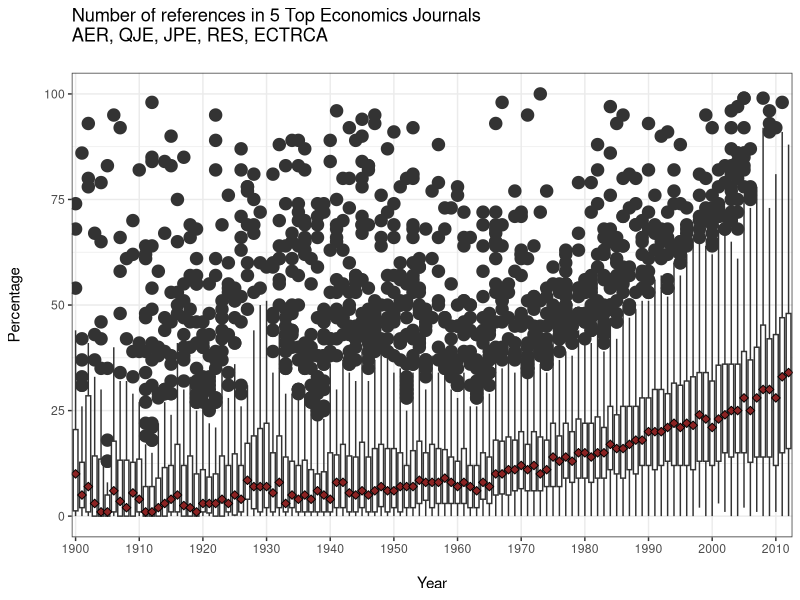
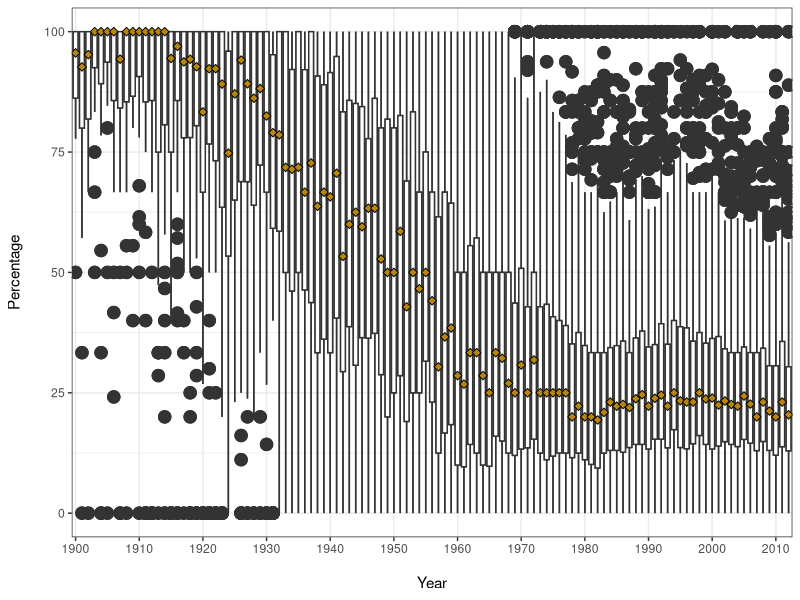

The R script that drew these images, in order:
library(ggplot2)
library(tidyverse)

####Figure 3
##who do economists cite?

disjunct<-read.csv("Base5j_Disj_Redux.csv")

##dimensions of the data set:
dim(disjunct) 
table(disjunct$JOURNAL, disjunct$YEAR)

##plotting the year and the number of references in percentage:
p <- ggplot(disjunct, aes(factor(YEAR), NUMB_REF))
p + geom_boxplot(outlier.size = NA) + #aren't the outliers still present in the plot??
  ggtitle("Number of references in 5 Top Economics Journals\nAER, QJE, JPE, RES, ECTRCA\n") + 
  theme(plot.title=element_text(face="bold", size=14))+ 
  labs(x = "\nYear", y = "Percentage\n")+ #why is the description in the quotation marks not equal to the description of the layers in the plot?
  scale_x_discrete(breaks = seq(1900,2012,10), labels = seq(1900,2010,10)) + #the labels are going til 2010, but the data reaches up to 2012
  ylim(0,100)+
  theme_bw() + #white background
  stat_summary(fun.y="median", geom="point", shape=23, size=2, fill="brown4") #fun.y is an outdated function; shows the median trend in the plot


##creating a new variable: "two year period" 
disjunct$TYP <- disjunct$YEAR
sin_labs <- paste(seq(1900,2010, by=2), seq(1902,2012, by=2),sep="-") #labs is not a good choice for a new character name because it is also the name of the function "labels". Better: sin_labs. 
disjunct$TYP <- cut(disjunct$TYP, breaks = seq(1900,2012, by = 2), labels = sin_labs, include.lowest = T) #why is there a seq interval of 2?


##unaccounted citations of fields that are not relevant for figure 3 (DK + OTHERS)
#here is not clear. what DK means
colnames(disjunct)
disjunct$UNACC<-apply(disjunct[,c(9,25)],1,sum) #why do they choose this values of c()?
disjunct$TOTAL_CITES<-apply(disjunct[,c(5:31)], 1, sum) 
disjunct$ACCOUNTED<-disjunct$TOTAL_CITES-disjunct$UNACC #makes perfectly sense, but one could also calculate it in positive way
disjunct$UNACC_RATE <- (disjunct$UNACC/disjunct$TOTAL_CITES)*100 


##plotting the Unaccounted-rate
p <- ggplot(disjunct, aes(factor(YEAR), UNACC_RATE)) + #why year with the factor function?
        stat_boxplot(outlier.size = NA)
        p + geom_boxplot(outlier.size = NA) + 
        theme(plot.title=element_text(face="bold", size=14)) + 
        labs(x = "\nYear", y = "Percentage\n") + 
        scale_x_discrete(breaks = seq(1900,2012,10), labels = seq(1900,2010,10)) +
        theme_bw()  + 
        stat_summary(fun.y="median", geom="point", shape=23, size=2, fill="darkgoldenrod")










